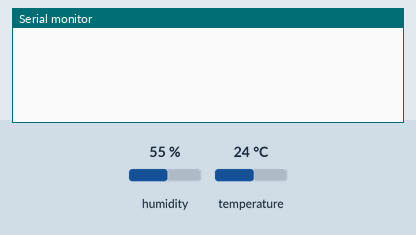
A sketch run on a simulated Arduino Uno, built with avr-gcc and run on an emulated ATmega328P. Parts: the last lines printed to the serial monitor. The inputs (shaded band) are chosen by the test bench; at power-on: humidity 55 %, temperature 24 °C.

Above: at 1.5 s.
1.6 s: humidity set to 22 %
At 3.8 s:
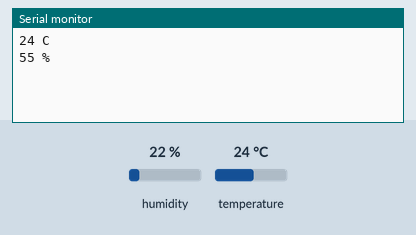
6.6 s: temperature set to 12 °C
At 10.8 s:
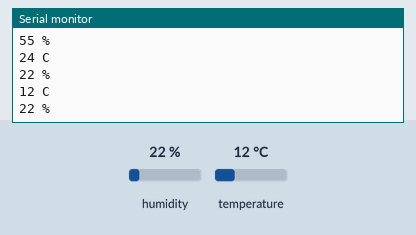
11.6 s: humidity set to 40 %
At 15.0 s:
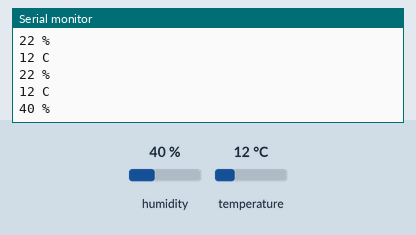
Timing chart, 0 to 16.5 s (numbered marks = the images above; inputs shaded):
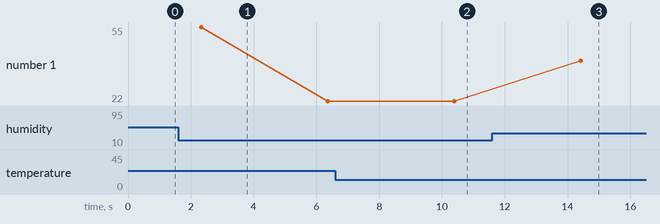

Measured:
- after the input at 6.6 s, the serial monitor: prints a new line after 3.8 s (image 2)
- after the input at 11.6 s, the serial monitor: prints a new line after 2.8 s (image 3)
- plotted number 1: 22 → 40 after the input at 11.6 s

The sketch:

DHT11_Ex2.ino
```cpp
#include "DHT.h"
#define DHTPIN 12
#define DHTTYPE DHT11
DHT dht(DHTPIN, DHTTYPE);

void setup(){
  Serial.begin(9600); //시리얼모니터 출력
  delay(300);
}

void loop(){
  int temperature = dht.readTemperature();
  int humidity = dht.readHumidity();

  for (int i = 0; i < 100; i++) { //평균온도
    temperature += dht.readTemperature();
    delay(10);
  }
  temperature /= 100;

  for (int i = 0; i < 100; i++) { //평균상대습도
    humidity += dht.readHumidity();
    delay(10);
  }
  humidity /= 100;
  Serial.print(temperature); //평균온도값 출력
  Serial.println(" C");
  Serial.print(humidity); //평균상대습도값 출력
  Serial.println(" %");
  delay(2000);
}
```
